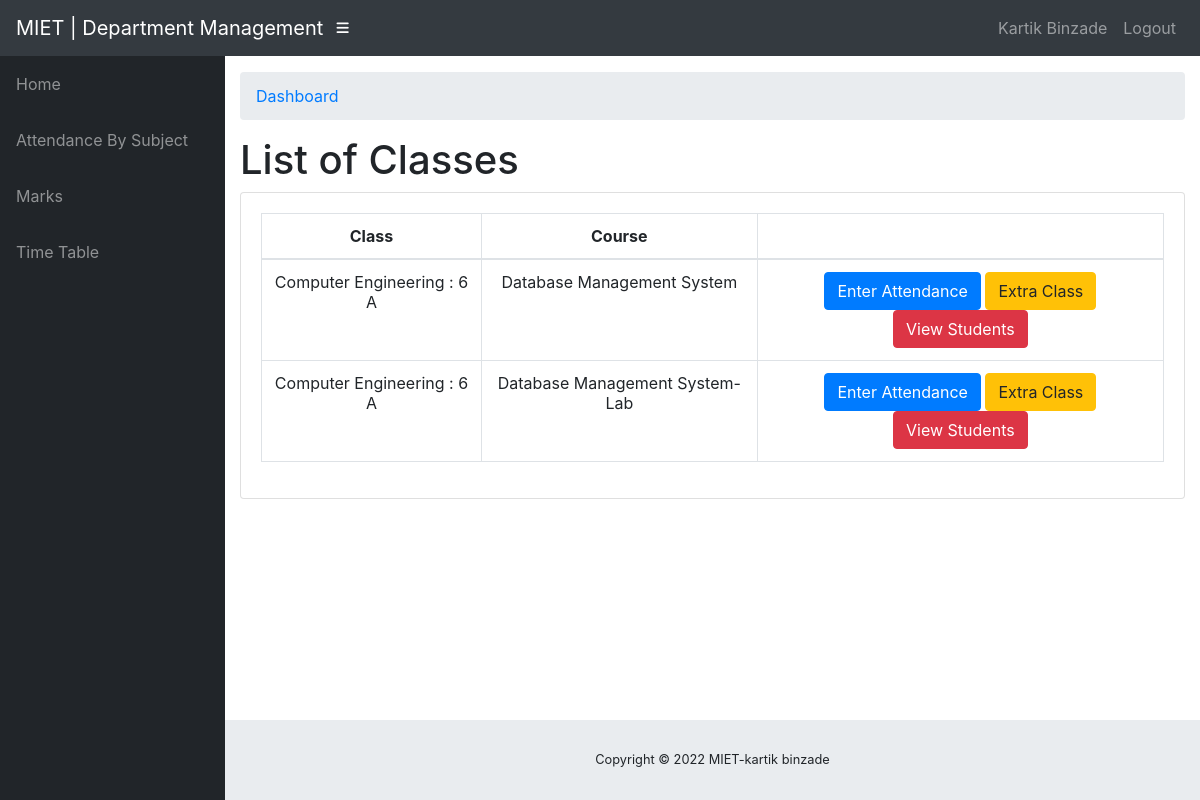
The app's page /info/teacher/CO630/1/Classes/ (signed in) with its own data.
### info/models.py (models this page shows, shortened)
class User(AbstractUser):
    @property
    def is_student(self):
        if hasattr(self, 'student'):
            return True
        return False

class Student(models.Model):
    user = models.OneToOneField(User, on_delete=models.CASCADE, null=True)
    class_id = models.ForeignKey(Class, on_delete=models.CASCADE, default=1)
    USN = models.CharField(primary_key='True', max_length=100)
    name = models.CharField(max_length=200)
    sex = models.CharField(max_length=50, choices=sex_choice, default='Male')
    DOB = models.DateField(default='1998-01-01')

class Assign(models.Model):
    class_id = models.ForeignKey(Class, on_delete=models.CASCADE)
    course = models.ForeignKey(Course, on_delete=models.CASCADE)
    teacher = models.ForeignKey(Teacher, on_delete=models.CASCADE)
    class Meta:
        unique_together = (('course', 'class_id', 'teacher'),)

class Class(models.Model):
    id = models.CharField(primary_key='True', max_length=100)
    dept = models.ForeignKey(Dept, on_delete=models.CASCADE)
    section = models.CharField(max_length=100)
    sem = models.IntegerField()
    class Meta:
        verbose_name_plural = 'classes'
    def __str__(self):
        d = Dept.objects.get(name=self.dept)
        return '%s : %d %s' % (d.name, self.sem, self.section)

class Dept(models.Model):
    id = models.CharField(primary_key='True', max_length=100)
    name = models.CharField(max_length=200)
    def __str__(self):
        return self.name

class Course(models.Model):
    dept = models.ForeignKey(Dept, on_delete=models.CASCADE)
    id = models.CharField(primary_key='True', max_length=50)
    name = models.CharField(max_length=50)
    shortname = models.CharField(max_length=50, default='X')
    def __str__(self):
        return self.name

### info/views.py (the view)
@login_required
def t_clas(request, teacher_id, choice):
    teacher1 = get_object_or_404(Teacher, id=teacher_id)
    return render(request, 'info/t_clas.html', {'teacher1': teacher1, 'choice': choice})

### info/templates/info/t_clas.html (shortened to what this page needs)
{% extends 'info/base.html' %} {% block content %}
<h1>List of Classes</h1>
<div class="card mb-3">
  <div class="card-body">
    <div class="table-responsive">
      <table
        class="table table-bordered text-center"
        id="dataTable"
        width="100%"
        cellspacing="0"
      >
        <thead>
          <tr>
            <th>Class</th>
            <th>Course</th>
            <th></th>
          </tr>
        </thead>
        <tbody>
          {% for ass in teacher1.assign_set.all %}
          <tr>
            <td>{{ ass.class_id }}</td>
            <td>{{ ass.course }}</td>
            <td>
              {% if choice == 1 %}
              <a
                class="btn btn-primary"
                href="{% url 't_class_date' ass.id %}"
                role="button"
                >Enter Attendance</a
              >
              <a class="btn btn-warning" href="{% url 't_extra_class' ass.id %}"
                >Extra Class</a
              >
              <a class="btn btn-danger" href="{% url 't_student' ass.id %}"
                >View Students</a
              >
              {% elif choice == 3 %}
              <a class="btn btn-danger" href="{% url 't_report' ass.id %}"
                >Generate reports</a
              >
              {% endif %}
            </td>
          </tr>
          {% empty %}
          <p>teacher has no courses</p>
          {% endfor %}
        </tbody>
      </table>
    </div>
  </div>
  {% endblock %}

### info/templates/info/base.html (shortened to what this page needs)
<!DOCTYPE html>
<html lang="en">
  <head>
    {% load static %}
    <link
      href="{% static '/info/bootstrap/vendor/bootstrap/css/bootstrap.min.css' %}"
      rel="stylesheet"
    />
    <link
      href="{% static '/info/bootstrap/vendor/fontawesome-free/css/all.min.css' %}"
      rel="stylesheet"
      type="text/css"
    />
    <link
      href="{% static '/info/bootstrap/vendor/datatables/dataTables.bootstrap4.css' %}"
      rel="stylesheet"
    />
    <link
      href="{% static '/info/bootstrap/css/sb-admin.css' %}"
      rel="stylesheet"
    />
  </head>
  <body id="page-top">
    <nav class="navbar navbar-expand navbar-dark bg-dark static-top">
      <a class="navbar-brand mr-1" href="{% url 'index' %}"
        >MIET | Department Management</a
      >
      <button
        class="btn btn-link btn-sm text-white order-1 order-sm-0"
        id="sidebarToggle"
        href="#"
      >
        <i class="fas fa-bars"></i>
      </button>
      <div class="collapse navbar-collapse" id="navbarResponsive">
        <ul class="navbar-nav ml-auto">
          <li class="nav-item">
            {% if request.user.is_student %}
            <a class="nav-link text-capitalize"
              >{{ request.user.student.name }}</a
            >
            {% elif request.user.is_teacher %}
            <a class="nav-link text-capitalize"
              >{{ request.user.teacher.name }}</a
            >
            {% endif %}
          </li>
          <li class="nav-item">
            <a
              class="nav-link"
              href="#"
              data-toggle="modal"
              data-target="#logoutModal"
              >Logout</a
            >
          </li>
        </ul>
      </div>
    </nav>
    <div id="wrapper">
      <ul class="sidebar navbar-nav">
        <li class="nav-item">
          <a class="nav-link" href="{% url 'index' %}">
            <span>Home</span>
          </a>
        </li>
        {% if request.user.is_student %}
        <li class="nav-item">
          <a
            class="nav-link"
            href="{% url 'attendance' request.user.student.USN %}"
          >
            <span>Attendance By Subject</span>
          </a>
        </li>
        <li class="nav-item">
          <a
            class="nav-link"
            href="{% url 'marks_list' request.user.student.USN %}"
          >
            <span>Marks</span>
          </a>
        </li>
        <li class="nav-item">
          <a
            class="nav-link"
            href="{% url 'timetable' request.user.student.class_id_id %}"
          >
            <span>Time Table</span>
          </a>
        </li>
        {% endif %}
      </ul>
      <div id="content-wrapper">
        <div class="container-fluid">
          <ol class="breadcrumb">
            <li class="breadcrumb-item">
              <a href="/">Dashboard</a>
            </li>
          </ol>
          {% block content %} {% endblock %}
        </div>
        <footer class="sticky-footer">
          <div class="container my-auto">
            <div class="copyright text-center my-auto">
              <span>Copyright © 2022 MIET-kartik binzade</span>
            </div>
          </div>
        </footer>
      </div>
    </div>
  </body>
</html>

### records on screen
User: user.student.name "Kartik Binzade"
Assign: class_id "Computer Engineering : 6 A", course "Database Management System"
Assign: class_id "Computer Engineering : 6 A", course "Database Management System-Lab"
